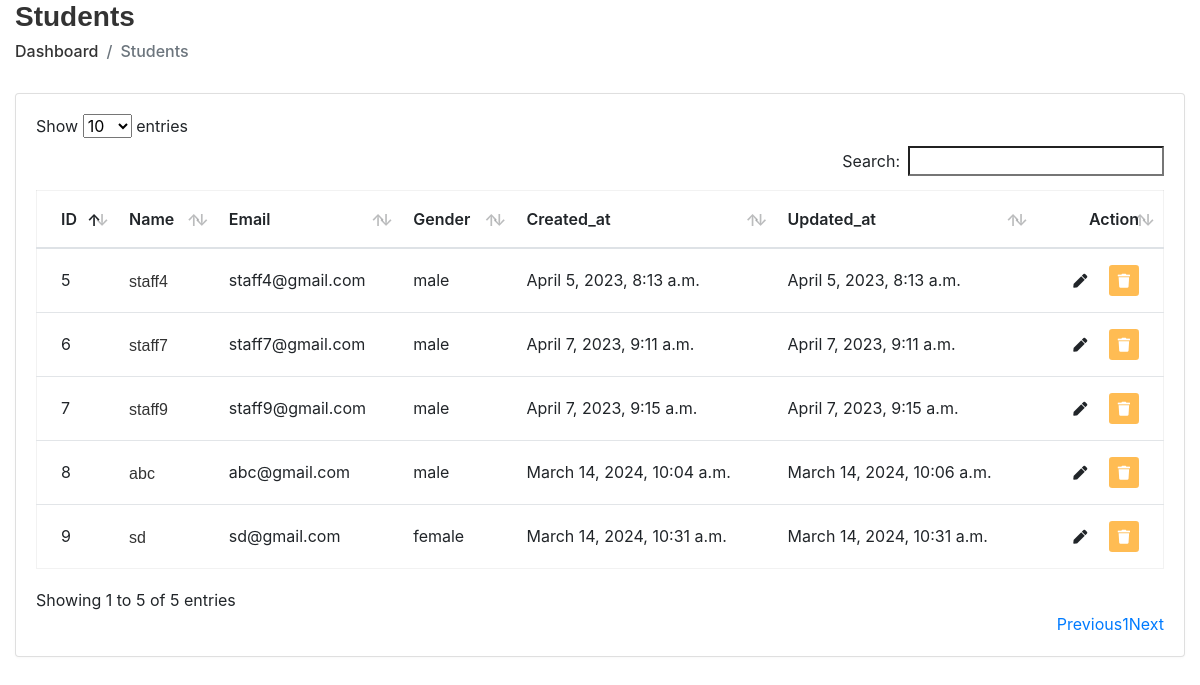
Page /viewstaff (signed in) on the committed database.
### apps/models.py (models this page shows, shortened)
class Staff(models.Model):
    admin = models.OneToOneField(STAaccounts,on_delete=models.CASCADE)
    email=models.CharField(max_length=100)
    gender =models.CharField(max_length=100)
    created_at=models.DateTimeField(auto_now_add=True)
    updated_at=models.DateTimeField(auto_now=True)

class STAaccounts(AbstractUser):
    USER=(
        ('1','Admin'),
        ('2','Staff'),
        ('3','Student'),
    )
    p_type=models.CharField(choices=USER,max_length=50,default=1) # type: ignore

### apps/hod_views.py (the view)
# urls.py: path('viewstaff',hod_views.view_staff,name='viewstaff'),
@login_required(login_url="/")
def view_staff(request):
    staff=Staff.objects.all()
    context={
        'staff':staff,
    }
    return render(request,'hod/view_staff.html',context)

### apps/templates/hod/view_staff.html (shortened to what this page needs)
{% extends "extends/basetemp.html" %}
{% block content %}
   <div class="content container-fluid">
               <div class="page-header">
                  <div class="row align-items-center">
                     <div class="col">
                        <h3 class="page-title">Students</h3>
                        <ul class="breadcrumb">
                           <li class="breadcrumb-item"><a href="index.html">Dashboard</a></li>
                           <li class="breadcrumb-item active">Students</li>
                        </ul>
                     </div>
                    </div>
               </div>
               <div class="row">
                  <div class="col-sm-12">
                     <div class="card card-table">
                        <div class="card-body">
                           <div class="table-responsive">
                              <table id="table_id" class="table table-hover table-center mb-0 datatable">
                                 <thead>
                                    <tr>
                                       <th>ID</th>
                                       <th>Name</th>
                                       <th>Email</th>
                                       <th>Gender</th>
                                       <th>Created_at</th>
                                       <th>Updated_at</th>
                                       <th class="text-right">Action</th>
                                    </tr>
                                 </thead>
                                 <tbody>
                                   {% for b in staff  %}
                                   <tr>
                                    <td>{{b.id}}</td>
                                       <td>
                                          <h2 class="table-avatar">
                                             <a href="student-details.html">{{b.admin.username}}</a>
                                          </h2>
                                       </td>
                                       <td> {{b.admin.email}}</td>
                                       <td>{{b.gender}}</td>
                                       <td>{{b.created_at}}</td>
                                       <td>{{b.updated_at}}</td>
                                       <td class="text-right">
                                          <div class="actions">
                                             <a href="{% url 'editstaff' b.id %}" class="btn btn-sm bg-success-light mr-2">
                                             <i class="fas fa-pen"></i>
                                             </a>
                                             <a href="{% url 'deletestaff' b.admin.id%}  " class="btn btn-sm bg-danger-light">
                                             <i class="fas fa-trash"></i>
                                             </a>
                                          </div>
                                       </td>
                                    </tr>
                                   {%endfor%}
                                 </tbody>
                              </table>
                           </div>
                        </div>
                     </div>
                  </div>
               </div>
            </div>
{% endblock %}

### apps/templates/extends/basetemp.html (shortened to what this page needs)
<!DOCTYPE html>
<html lang="en">
{% load static %}
   <head>
      <link rel="stylesheet" href="{% static 'assets/plugins/bootstrap/css/bootstrap.min.css' %}">
      <link rel="stylesheet" href="{% static 'assets/plugins/fontawesome/css/fontawesome.min.css' %}">
      <link rel="stylesheet" href="{% static 'assets/plugins/fontawesome/css/all.min.css' %}">
      <link rel="stylesheet" href="{% static 'assets/css/style.css' %}">
      <link rel="stylesheet" href="https://cdn.jsdelivr.net/npm/bootstrap@4.3.1/dist/css/bootstrap.min.css">
      <link rel="stylesheet" href="https://cdnjs.cloudflare.com/ajax/libs/font-awesome/5.11.2/css/all.min.css">
       <link rel="stylesheet" href="{% static 'assets/plugins/datatables/datatables.min.css' %}">
    </head>
   <body>
    {% block content %}
    {% endblock content %}
   </body>
</html>

### static/assets/css/style.css (style rules this page uses)
html { height: 100%; }
body { background-color: #fff; color: #333; font-family: 'Poppins', sans-serif; font-size: 1rem; height: 100%; line-height: 1.5; overflow-x: hidden; }
h1, h2, h3, h4, h5, h6 { font-family: 'Poppins', sans-serif; margin-top: 0; }
a { color: #009ce7; }
input, button, a { transition: all 0.4s ease; -moz-transition: all 0.4s ease; -o-transition: all 0.4s ease; -ms-transition: all 0.4s ease; -webkit-transition: all 0.4s ease; }
ul, ol { padding: 0px; list-style: none; }
.table { color: #333; max-width: 100%; margin-bottom: 0; width: 100%; }
.table.dataTable { border-collapse: collapse !important; border: 1px solid rgba(0, 0, 0, 0.05); }
table.table td h2 { display: inline-block; font-size: inherit; font-weight: 400; margin: 0; padding: 0; vertical-align: middle; }
table.table td h2.table-avatar { align-items: center; display: inline-flex; font-size: inherit; font-weight: 400; margin: 0; padding: 0; vertical-align: middle; white-space: nowrap; }
table.table td h2 a { color: #333; }
.table thead tr th { font-weight: 600; }
.table tbody tr { border-bottom: 1px solid rgba(0, 0, 0, 0.05); }
.table.table-center td, .table.table-center th { vertical-align: middle; }
.card-table .card-body .table > thead > tr > th { border-top: 0; }
.card-table .card-body .table tr td:first-child, .card-table .card-body .table tr th:first-child { padding-left: 1.5rem; }
.card-table .card-body .table tr td:last-child, .card-table .card-body .table tr th:last-child { padding-right: 1.5rem; }
.card-table .table td, .card-table .table th { border-top: 1px solid #e2e5e8; padding: 1rem 0.75rem; white-space: nowrap; }
.card { border: 1px solid #ececf5; box-shadow: 0 1px 3px 0 rgba(0, 0, 0, 0.03); margin-bottom: 1.875rem; }
.card-body { padding: 1.5rem; }
.bg-danger-light { background-color:#FFBC53 !important; color:#fff !important; }
.bg-success-light { background-color: #18aefa; color: #fff; }
.page-header { margin-bottom: 1.875rem; }
.page-header .breadcrumb { background-color: transparent; color: #6c757d; font-size: 1rem; font-weight: 500; margin-bottom: 0; padding: 0; }
.page-header .breadcrumb a { color: #333; }
.page-title { font-size: 28px; font-weight: 600; color: #333; margin-bottom: 5px; }

### rows in the picture
Staff: id "5", admin.username "staff4", admin.email "staff4@gmail.com", gender "male", created_at "April 5, 2023, 8:13 a.m.", updated_at "April 5, 2023, 8:13 a.m."
Staff: id "6", admin.username "staff7", admin.email "staff7@gmail.com", gender "male", created_at "April 7, 2023, 9:11 a.m.", updated_at "April 7, 2023, 9:11 a.m."
Staff: id "7", admin.username "staff9", admin.email "staff9@gmail.com", gender "male", created_at "April 7, 2023, 9:15 a.m.", updated_at "April 7, 2023, 9:15 a.m."
Staff: id "8", admin.username "abc", admin.email "abc@gmail.com", gender "male", created_at "March 14, 2024, 10:04 a.m.", updated_at "March 14, 2024, 10:06 a.m."
Staff: id "9", admin.username "sd", admin.email "sd@gmail.com", gender "female", created_at "March 14, 2024, 10:31 a.m.", updated_at "March 14, 2024, 10:31 a.m."
